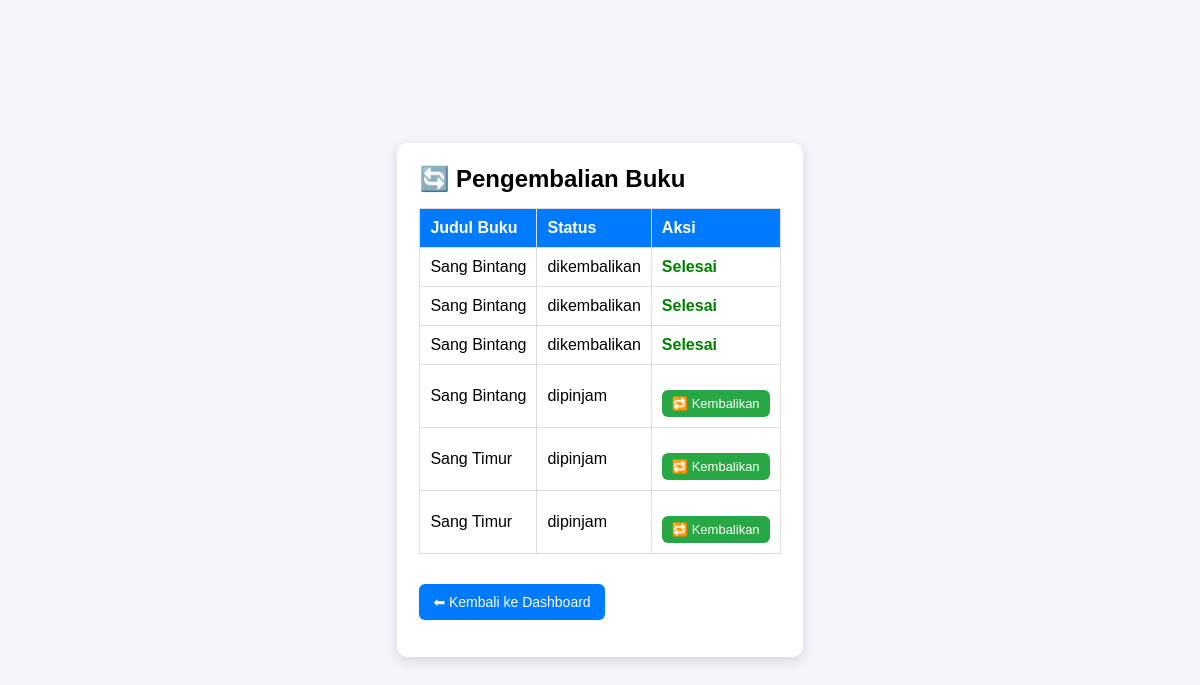
Page /perpustakaan/siswa/kembali.php (signed in) on the committed database.
### tables this page shows
CREATE TABLE `transaksi` (
  `id` int NOT NULL,
  `user_id` int DEFAULT NULL,
  `buku_id` int DEFAULT NULL,
  `tanggal_pinjam` date DEFAULT NULL,
  `tanggal_kembali` date DEFAULT NULL,
  `status` enum('dipinjam','dikembalikan') DEFAULT NULL
);

CREATE TABLE `buku` (
  `id` int NOT NULL,
  `judul` varchar(150) DEFAULT NULL,
  `penulis` varchar(100) DEFAULT NULL,
  `tahun` int DEFAULT NULL,
  `stok` int DEFAULT NULL
);

### perpustakaan/siswa/kembali.php (the view, shortened to what this page needs)
<?php
include "../config/koneksi.php";
$user = $_SESSION['user_id'];
?>
<!DOCTYPE html>
<html>
<head>
<link rel="stylesheet" href="../assets/style.css">
</head>
<body>
<div class="container">
    <div class="dashboard-card">
        <h2>🔄 Pengembalian Buku</h2>
        <table>
            <tr>
                <th>Judul Buku</th>
                <th>Status</th>
                <th>Aksi</th>
            </tr>
            <?php
            $data = mysqli_query($conn, "
                SELECT transaksi.*, buku.judul
                FROM transaksi
                JOIN buku ON transaksi.buku_id = buku.id
                WHERE transaksi.user_id = '$user'
            ");
            while ($t = mysqli_fetch_assoc($data)) {
                echo "<tr>
                    <td>$t[judul]</td>
                    <td>$t[status]</td>
                    <td>";
                if ($t['status'] == 'dipinjam') {
                    echo "<a href='?id=$t[id]' onclick=\"return confirm('Kembalikan buku ini?')\">🔁 Kembalikan</a>";
                } else {
                    echo "<span style='color:green;font-weight:bold;'>Selesai</span>";
                }
                echo "</td></tr>";
            }
            ?>
        </table>
        <div class="nav" style="margin-top:15px;">
            <a href="dashboard.php">⬅ Kembali ke Dashboard</a>
        </div>
    </div>
</div>
</body>
</html>

### perpustakaan/assets/style.css (style rules this page uses)
* { margin: 0; padding: 0; box-sizing: border-box; font-family: Arial, sans-serif; }
body { background: #3bb3d1; height: 100vh; display: flex; justify-content: center; align-items: center; }
a { display: block; margin-top: 15px; text-decoration: none; color: #007bff; }
body { background: #f2f5f9; min-height: 100vh; padding: 20px; }
.container { max-width: 950px; margin: auto; }
.dashboard-card { background: #fff; padding: 22px; border-radius: 10px; box-shadow: 0px 4px 12px rgba(0,0,0,0.12); }
h2 { margin-bottom: 10px; }
.nav { margin: 15px 0; display: flex; gap: 10px; flex-wrap: wrap; }
.nav a { text-decoration: none; background: #007bff; color: white; padding: 9px 14px; border-radius: 6px; font-size: 14px; }
table { width: 100%; border-collapse: collapse; margin-top: 15px; }
table th, table td { border: 1px solid #ddd; padding: 10px; text-align: left; }
table th { background: #007bff; color: white; }
table a { text-decoration: none; background: #28a745; color: white; padding: 6px 10px; border-radius: 6px; font-size: 13px; }
.dashboard-card { background: white; padding: 22px; border-radius: 10px; box-shadow: 0px 4px 12px rgba(0,0,0,0.12); }
h2 { margin-bottom: 12px; }
.nav { margin-top: 15px; display: flex; flex-wrap: wrap; gap: 10px; }
.nav a { text-decoration: none; background: #007bff; color: white; padding: 10px 14px; border-radius: 6px; font-size: 14px; transition: 0.2s; }

### rows in the picture
transaksi: buku.judul "Sang Bintang", status "dikembalikan", shows "Selesai"
transaksi: buku.judul "Sang Bintang", status "dikembalikan", shows "Selesai"
transaksi: buku.judul "Sang Bintang", status "dikembalikan", shows "Selesai"
transaksi: buku.judul "Sang Bintang", status "dipinjam"
transaksi: buku.judul "Sang Timur", status "dipinjam"
transaksi: buku.judul "Sang Timur", status "dipinjam"
